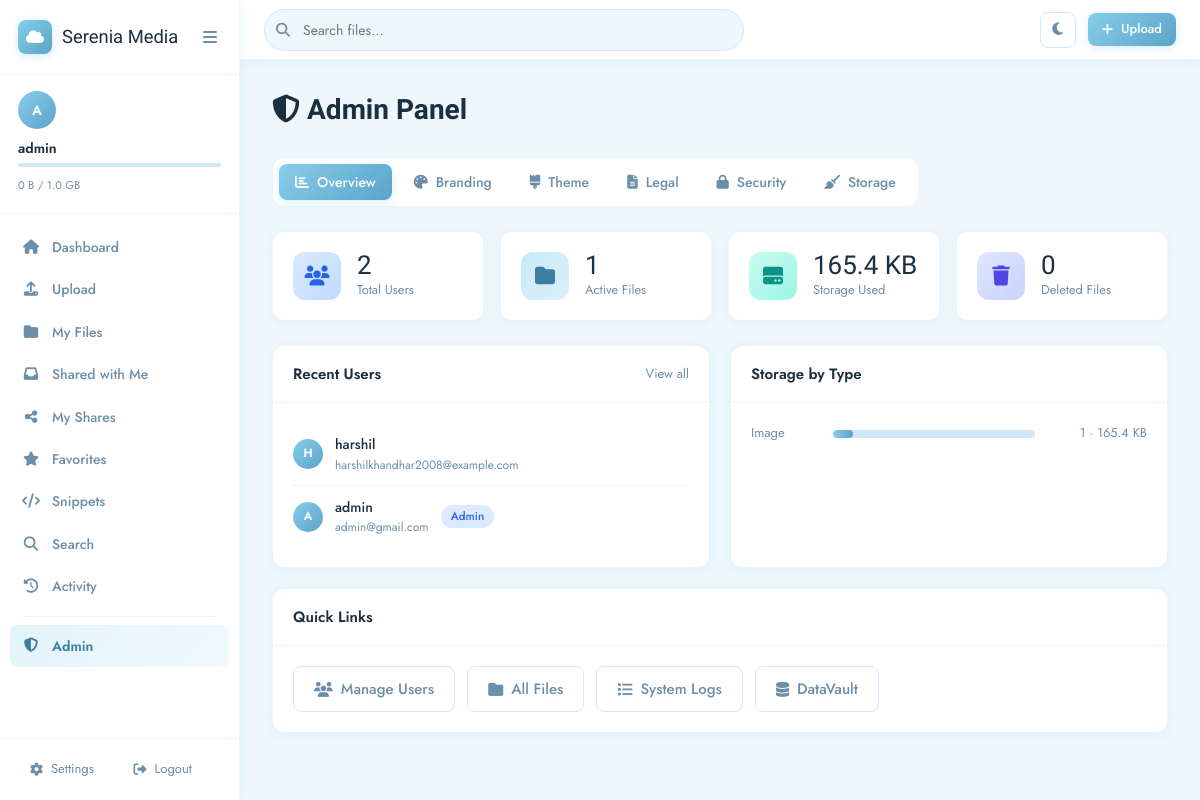
The page /admin (signed in) on the database its author committed.
### models/user.py (models this page shows, shortened)
class User(UserMixin, db.Model):
    __tablename__ = 'users'
    id = db.Column(db.Integer, primary_key=True)
    username = db.Column(db.String(80), unique=True, nullable=False, index=True)
    email = db.Column(db.String(120), unique=True, nullable=False, index=True)
    password_hash = db.Column(db.String(256), nullable=False)
    is_admin = db.Column(db.Boolean, default=False)
    is_active = db.Column(db.Boolean, default=True)
    avatar_path = db.Column(db.String(512), nullable=True)   # stored filename under static/avatars/
    bio = db.Column(db.Text, nullable=True)
    storage_used = db.Column(db.BigInteger, default=0)
    storage_limit = db.Column(db.BigInteger, default=1073741824)  # 1 GB
    dark_mode = db.Column(db.Boolean, default=False)
    reset_token = db.Column(db.String(100), nullable=True)
    reset_token_expiry = db.Column(db.DateTime, nullable=True)
    created_at = db.Column(db.DateTime, default=datetime.utcnow)
    last_login = db.Column(db.DateTime, nullable=True)
    files = db.relationship('File', backref='owner', lazy='dynamic', cascade='all, delete-orphan')
    folders = db.relationship('Folder', backref='owner', lazy='dynamic', cascade='all, delete-orphan')
    shares_created = db.relationship('Share', backref='creator', lazy='dynamic', foreign_keys='Share.created_by')
    snippets = db.relationship('TextSnippet', backref='author', lazy='dynamic', cascade='all, delete-orphan')
    activities = db.relationship('Activity', backref='user', lazy='dynamic', cascade='all, delete-orphan')
    favorites = db.relationship('Favorite', backref='user', lazy='dynamic', cascade='all, delete-orphan')
    def storage_percent(self):
        if self.storage_limit == 0:
            return 0
        return min(int((self.storage_used / self.storage_limit) * 100), 100)

### models/file.py (models this page shows, shortened)
class File(db.Model):
    __tablename__ = 'files'
    id                = db.Column(db.Integer, primary_key=True)
    filename          = db.Column(db.String(255), nullable=False)
    original_filename = db.Column(db.String(255), nullable=False)
    file_path         = db.Column(db.String(512), nullable=False)
    file_size         = db.Column(db.BigInteger, default=0)
    mime_type         = db.Column(db.String(100), nullable=True)
    file_type         = db.Column(db.String(50), nullable=True)
    extension         = db.Column(db.String(20), nullable=True)
    description       = db.Column(db.Text, nullable=True)
    tags              = db.Column(db.String(512), nullable=True)
    is_deleted        = db.Column(db.Boolean, default=False)
    is_favorite       = db.Column(db.Boolean, default=False)
    download_count    = db.Column(db.Integer, default=0)
    view_count        = db.Column(db.Integer, default=0)
    version           = db.Column(db.Integer, default=1)
    folder_id         = db.Column(db.Integer, db.ForeignKey('folders.id'), nullable=True)
    user_id           = db.Column(db.Integer, db.ForeignKey('users.id'), nullable=False)
    created_at        = db.Column(db.DateTime, default=datetime.utcnow, index=True)
    updated_at        = db.Column(db.DateTime, default=datetime.utcnow, onupdate=datetime.utcnow)
    last_accessed     = db.Column(db.DateTime, nullable=True)
    shares       = db.relationship('Share', backref='file', lazy='dynamic', cascade='all, delete-orphan')
    favorites_rel= db.relationship('Favorite', backref='file', lazy='dynamic', cascade='all, delete-orphan')

### routes/admin.py (the view)
@admin_bp.route('/admin')
@login_required
@admin_required
def dashboard():
    users        = User.query.count()
    total_files  = File.query.filter_by(is_deleted=False).count()
    deleted_files= File.query.filter_by(is_deleted=True).count()
    total_storage= db.session.query(func.sum(File.file_size)).filter_by(is_deleted=False).scalar() or 0
    recent_users = User.query.order_by(User.created_at.desc()).limit(5).all()
    recent_files = File.query.order_by(File.created_at.desc()).limit(10).all()
    type_stats   = db.session.query(File.file_type, func.count(File.id), func.sum(File.file_size))\
                    .filter_by(is_deleted=False).group_by(File.file_type).all()
    settings = {
        'site_name':    SiteSettings.get('site_name', 'Serenia Media'),
        'primary_color':SiteSettings.get('primary_color', '#87CEEB'),
        'logo_path':    SiteSettings.get('logo_path', ''),
        'favicon_path': SiteSettings.get('favicon_path', ''),
        'landing_hero_title': SiteSettings.get('landing_hero_title', ''),
        'landing_hero_desc':  SiteSettings.get('landing_hero_desc', ''),
        'privacy_policy':     SiteSettings.get('privacy_policy', ''),
        'terms_of_use':       SiteSettings.get('terms_of_use', ''),
    }
    return render_template('admin/dashboard.html',
        users=users, total_files=total_files, deleted_files=deleted_files,
        total_storage=total_storage, recent_users=recent_users,
        recent_files=recent_files, type_stats=type_stats, settings=settings)

### models/user.py (called while the page is built)
    @staticmethod
    def get(key, default=None):
        row = SiteSettings.query.filter_by(key=key).first()
        return row.value if row else default

### routes/admin.py (called while the page is built)
def admin_required(f):
    from functools import wraps
    @wraps(f)
    def decorated(*args, **kwargs):
        if not current_user.is_authenticated or not current_user.is_admin:
            from flask import abort; abort(403)
        return f(*args, **kwargs)
    return decorated

### templates/admin/dashboard.html (shortened to what this page needs)
{% extends "base.html" %}
{% block content %}
<div class="page-header"><h1><i class="fa-solid fa-shield-halved"></i> Admin Panel</h1></div>
<div class="settings-tabs" style="margin-bottom:1.5rem">
  <button class="tab-btn active" onclick="showAdminTab('overview')"><i class="fa-solid fa-chart-bar"></i> Overview</button>
  <button class="tab-btn" onclick="showAdminTab('branding')"><i class="fa-solid fa-palette"></i> Branding</button>
  <button class="tab-btn" onclick="showAdminTab('theme')"><i class="fa-solid fa-brush"></i> Theme</button>
  <button class="tab-btn" onclick="showAdminTab('legal')"><i class="fa-solid fa-file-lines"></i> Legal</button>
  <button class="tab-btn" onclick="showAdminTab('security')"><i class="fa-solid fa-lock"></i> Security</button>
  <button class="tab-btn" onclick="showAdminTab('storage')"><i class="fa-solid fa-broom"></i> Storage</button>
</div>
<div class="admin-tab active" id="atab-overview">
  <div class="stats-grid">
    <div class="stat-card"><div class="stat-icon blue"><i class="fa-solid fa-users"></i></div><div class="stat-info"><div class="stat-value">{{ users }}</div><div class="stat-label">Total Users</div></div></div>
    <div class="stat-card"><div class="stat-icon sky"><i class="fa-solid fa-folder"></i></div><div class="stat-info"><div class="stat-value">{{ total_files }}</div><div class="stat-label">Active Files</div></div></div>
    <div class="stat-card"><div class="stat-icon teal"><i class="fa-solid fa-hard-drive"></i></div><div class="stat-info"><div class="stat-value">{{ total_storage|human_size }}</div><div class="stat-label">Storage Used</div></div></div>
    <div class="stat-card"><div class="stat-icon indigo"><i class="fa-solid fa-trash"></i></div><div class="stat-info"><div class="stat-value">{{ deleted_files }}</div><div class="stat-label">Deleted Files</div></div></div>
  </div>
  <div class="admin-grid">
    <div class="card">
      <div class="card-header"><h3>Recent Users</h3><a href="{{ url_for('admin.users') }}" class="link-muted">View all</a></div>
      <div class="card-body">
        <ul class="compact-list">
          {% for u in recent_users %}
          <li class="compact-item">
            {% if u.avatar_path %}<img src="/static/avatars/{{ u.avatar_path }}" class="user-avatar-sm" style="object-fit:cover">
            {% else %}<div class="user-avatar-sm">{{ u.username[0].upper() }}</div>{% endif %}
            <div><div class="compact-name">{{ u.username }}</div><div class="compact-meta">{{ u.email }}</div></div>
            {% if u.is_admin %}<span class="badge badge-primary">Admin</span>{% endif %}
          </li>
          {% endfor %}
        </ul>
      </div>
    </div>
    <div class="card">
      <div class="card-header"><h3>Storage by Type</h3></div>
      <div class="card-body">
        <div class="type-bars">
          {% for type, count, size in type_stats %}
          <div class="type-bar-row">
            <div class="type-label">{{ type or 'other' }}</div>
            <div class="type-bar"><div class="type-bar-fill" style="width:{{ [count*10,100]|min }}%"></div></div>
            <div class="type-count">{{ count }} · {{ (size or 0)|human_size }}</div>
          </div>
          {% endfor %}
        </div>
      </div>
    </div>
  </div>
  <div class="card" style="margin-top:1.25rem">
    <div class="card-header"><h3>Quick Links</h3></div>
    <div class="card-body" style="display:flex;gap:0.75rem;flex-wrap:wrap">
      <a href="{{ url_for('admin.users') }}" class="btn-outline"><i class="fa-solid fa-users"></i> Manage Users</a>
      <a href="{{ url_for('admin.files') }}" class="btn-outline"><i class="fa-solid fa-folder"></i> All Files</a>
      <a href="{{ url_for('admin.logs') }}" class="btn-outline"><i class="fa-solid fa-list"></i> System Logs</a>
      <a href="{{ url_for('admin.datavault') }}" class="btn-outline"><i class="fa-solid fa-database"></i> DataVault</a>
    </div>
  </div>
</div>
{% endblock %}

### templates/base.html (shortened to what this page needs)
<!DOCTYPE html>
<html lang="en" class="{{ 'dark-mode' if current_user.is_authenticated and current_user.dark_mode else '' }}">
<head>
  <link rel="stylesheet" href="https://cdnjs.cloudflare.com/ajax/libs/font-awesome/6.5.0/css/all.min.css">
  <link rel="stylesheet" href="{{ url_for('static', filename='css/main.css') }}">
</head>
<body>
  {% if current_user.is_authenticated %}
  <nav class="sidebar" id="sidebar">
    <div class="sidebar-logo">
      <a href="{{ url_for('main.dashboard') }}" class="logo-link">
        {% if logo_path %}
        <img src="/static/brand/{{ logo_path }}" class="logo-img" alt="{{ site_name }}">
        {% else %}
        <div class="logo-icon"><i class="fa-solid fa-cloud"></i></div>
        {% endif %}
        <span class="logo-text">{{ site_name }}</span>
      </a>
      <button class="sidebar-toggle" id="sidebarToggle"><i class="fa-solid fa-bars"></i></button>
    </div>
    <div class="sidebar-user">
      <div class="user-avatar-wrap">
        {% if current_user.avatar_path %}
        <img src="/static/avatars/{{ current_user.avatar_path }}" class="user-avatar-img" alt="avatar">
        {% else %}
        <div class="user-avatar">{{ current_user.username[0].upper() }}</div>
        {% endif %}
      </div>
      <div class="user-info">
        <div class="user-name">{{ current_user.username }}</div>
        <div class="user-storage">
          <div class="storage-bar">
          </div>
          <span class="storage-text">{{ current_user.storage_used|human_size }} / {{ current_user.storage_limit|human_size }}</span>
        </div>
      </div>
    </div>
    <ul class="sidebar-nav">
      <li><a href="{{ url_for('main.dashboard') }}" class="{{ 'active' if request.endpoint=='main.dashboard' }}"><i class="fa-solid fa-house"></i><span>Dashboard</span></a></li>
      <li><a href="{{ url_for('files.upload') }}" class="{{ 'active' if request.endpoint=='files.upload' }}"><i class="fa-solid fa-upload"></i><span>Upload</span></a></li>
      <li><a href="{{ url_for('files.list_files') }}" class="{{ 'active' if request.endpoint=='files.list_files' }}"><i class="fa-solid fa-folder"></i><span>My Files</span></a></li>
      <li><a href="{{ url_for('files.shared_with_me') }}" class="{{ 'active' if request.endpoint=='files.shared_with_me' }}"><i class="fa-solid fa-inbox"></i><span>Shared with Me</span></a></li>
      <li><a href="{{ url_for('files.my_shares') }}" class="{{ 'active' if request.endpoint=='files.my_shares' }}"><i class="fa-solid fa-share-nodes"></i><span>My Shares</span></a></li>
      <li><a href="{{ url_for('main.favorites') }}" class="{{ 'active' if request.endpoint=='main.favorites' }}"><i class="fa-solid fa-star"></i><span>Favorites</span></a></li>
      <li><a href="{{ url_for('main.snippets') }}" class="{{ 'active' if request.endpoint=='main.snippets' }}"><i class="fa-solid fa-code"></i><span>Snippets</span></a></li>
      <li><a href="{{ url_for('main.search') }}" class="{{ 'active' if request.endpoint=='main.search' }}"><i class="fa-solid fa-magnifying-glass"></i><span>Search</span></a></li>
      <li><a href="{{ url_for('main.activity') }}" class="{{ 'active' if request.endpoint=='main.activity' }}"><i class="fa-solid fa-clock-rotate-left"></i><span>Activity</span></a></li>
      {% if current_user.is_admin %}
      <li class="nav-divider"></li>
      <li><a href="{{ url_for('admin.dashboard') }}" class="{{ 'active' if 'admin' in request.endpoint }}"><i class="fa-solid fa-shield-halved"></i><span>Admin</span></a></li>
      {% endif %}
    </ul>
    <div class="sidebar-footer">
      <a href="{{ url_for('auth.profile') }}"><i class="fa-solid fa-gear"></i><span>Settings</span></a>
      <a href="{{ url_for('auth.logout') }}"><i class="fa-solid fa-right-from-bracket"></i><span>Logout</span></a>
    </div>
  </nav>
  <div class="main-wrapper" id="mainWrapper">
    <header class="topbar">
      <div class="topbar-search">
        <form action="{{ url_for('main.search') }}" method="get">
          <input type="text" name="q" placeholder="Search files..." value="{{ request.args.get('q','') }}">
        </form>
      </div>
      <div class="topbar-actions">
        <button class="btn-icon" id="darkModeToggle" title="Toggle dark mode">
          <i class="fa-solid {{ 'fa-sun' if current_user.dark_mode else 'fa-moon' }}"></i>
        </button>
        <a href="{{ url_for('files.upload') }}" class="btn-primary btn-sm"><i class="fa-solid fa-plus"></i> Upload</a>
      </div>
    </header>
    <main class="content-area">
      {% block content %}{% endblock %}
    </main>
  </div>
  {% endif %}
</body>
</html>

### rows shown on the page
User: username "A", username "admin", storage_used|human_size "0 B", storage_limit|human_size "1.0 GB", email "admin@gmail.com", is_admin "Admin"
User: username "H", username "harshil", email "harshilkhandhar2008@example.com"
File: file_type "Image", {{ [count*10,100]|min }} 10 (drawn), count "1", value "165.4 KB"

### other values the page prints
{{ site_name }} "Serenia Media"
{{ users }} "2"
{{ total_files }} "1"
{{ total_storage|human_size }} "165.4 KB"
{{ deleted_files }} "0"
